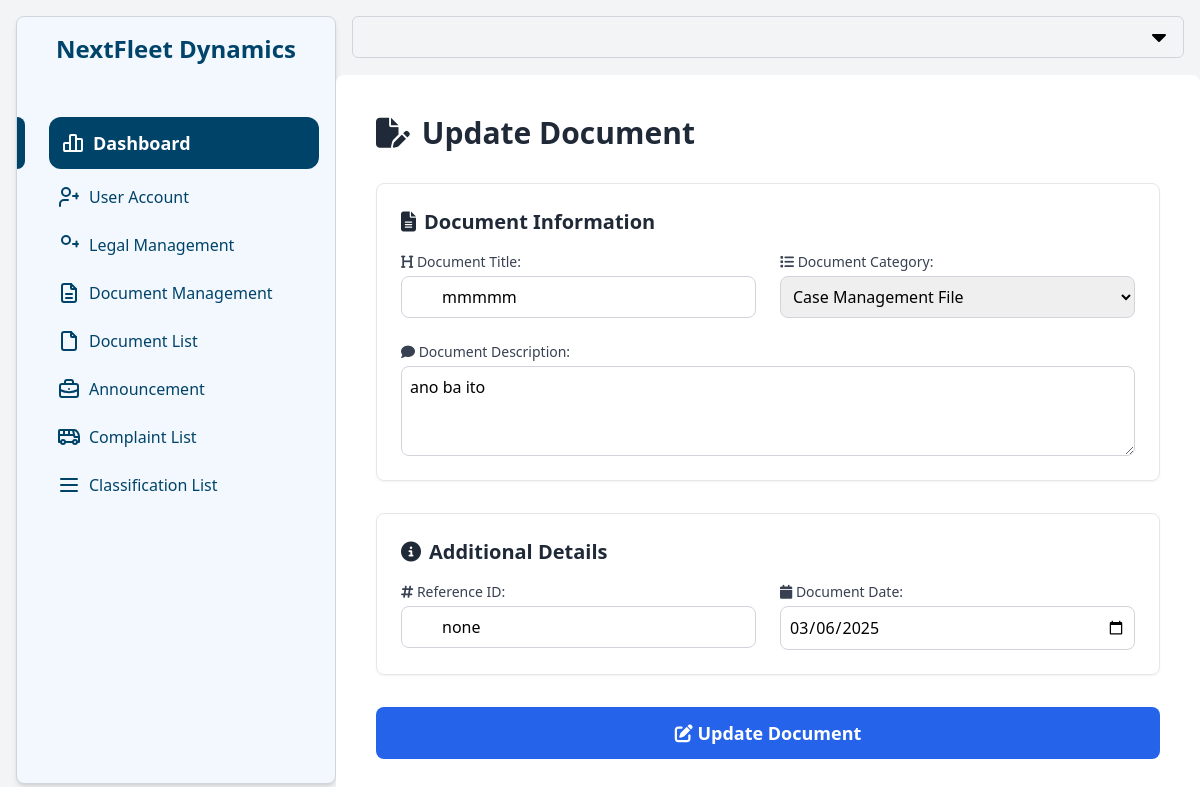
/private/admin/update_docu.php?id=2 (signed in), run on the app's committed database.
### tables this page shows
CREATE TABLE IF NOT EXISTS `case_documents` (
  `id` int UNSIGNED NOT NULL AUTO_INCREMENT,
  `document_title` varchar(255) NOT NULL,
  `document_description` text,
  `doc_type` varchar(50) NOT NULL,
  `confidential` enum('Yes','No') DEFAULT 'No',
  `file_path` varchar(255) NOT NULL,
  `reference_id` varchar(100) DEFAULT NULL,
  `document_date` date DEFAULT NULL,
  `created_at` timestamp NULL DEFAULT CURRENT_TIMESTAMP,
  `updated_at` timestamp NULL DEFAULT CURRENT_TIMESTAMP ON UPDATE CURRENT_TIMESTAMP,
  `document_password` varchar(255) DEFAULT NULL,
  PRIMARY KEY (`id`)
);

### private/admin/update_docu.php (the view, shortened to what this page needs)
<?php
include 'db_connect.php';
$message = "";
$record = null;
if ($_SERVER['REQUEST_METHOD'] !== 'POST' && isset($_GET['id'])) {
    $id = trim($_GET['id']);
    $sql = "SELECT * FROM case_documents WHERE id = ?";
    $stmt = $conn->prepare($sql);
    $stmt->bind_param("i", $id);
    $stmt->execute();
    $result = $stmt->get_result();
    if ($result && $result->num_rows > 0) {
         $record = $result->fetch_assoc();
    } else {
         $message .= "Document not found.";
    }
}
?>
<!DOCTYPE html>
<html lang="en">
<head>
  <script src="https://cdn.tailwindcss.com"></script>
  <link rel="stylesheet" href="https://cdnjs.cloudflare.com/ajax/libs/font-awesome/6.4.0/css/all.min.css">
</head>
<body class="h-screen flex bg-gray-100">
  <?php include '../../include/sidebar2.php'; ?>
  <div class="flex-1 flex flex-col">
    <?php include '../../include/topbar2.php'; ?>
    <div class="flex justify-center items-center flex-1">
      <div class="w-full max-w-4xl bg-white p-10 shadow-xl rounded-lg">
        <h2 class="text-3xl font-bold mb-8 text-gray-800 flex items-center gap-3">
          <i class="fa-solid fa-file-pen"></i> Update Document
        </h2>
        <?php if ($record): ?>
        <form action="" method="POST" class="space-y-8">
          <div class="p-6 border border-gray-200 rounded-lg shadow-sm">
            <h4 class="text-xl font-semibold mb-4 text-gray-800 flex items-center gap-2">
              <i class="fa-solid fa-file-lines"></i> Document Information
            </h4>
            <div class="grid grid-cols-1 md:grid-cols-2 gap-6">
              <div class="relative">
                <label for="documentTitle" class="block text-sm font-medium text-gray-700 mb-1">
                  <i class="fa-solid fa-heading"></i> Document Title:
                </label>
                <input type="text" name="documentTitle" id="documentTitle" value="<?= htmlspecialchars($record['document_title']) ?>" placeholder="Hal. Bus Contract, Case File" class="mt-1 block w-full pl-10 border border-gray-300 rounded-lg p-2 focus:outline-none focus:ring-2 focus:ring-blue-500" required>
              </div>
              <div>
                <label for="docType" class="block text-sm font-medium text-gray-700 mb-1">
                  <i class="fa-solid fa-list"></i> Document Category:
                </label>
                <select name="docType" id="docType" class="mt-1 block w-full border border-gray-300 rounded-lg p-2 focus:outline-none focus:ring-2 focus:ring-blue-500">
                  <option value="case" <?= $record['doc_type'] == 'case' ? 'selected' : '' ?>>Case Management File</option>
                </select>
              </div>
              <div class="md:col-span-2">
                <label for="documentDescription" class="block text-sm font-medium text-gray-700 mb-1">
                  <i class="fa-solid fa-comment"></i> Document Description:
                </label>
                <textarea name="documentDescription" id="documentDescription" rows="3" placeholder="Maikling paliwanag o nilalaman ng dokumento..." class="mt-1 block w-full border border-gray-300 rounded-lg p-2 focus:outline-none focus:ring-2 focus:ring-blue-500"><?= htmlspecialchars($record['document_description']) ?></textarea>
              </div>
            </div>
          </div>
          <div class="p-6 border border-gray-200 rounded-lg shadow-sm">
            <h4 class="text-xl font-semibold mb-4 text-gray-800 flex items-center gap-2">
              <i class="fa-solid fa-info-circle"></i> Additional Details
            </h4>
            <div class="grid grid-cols-1 md:grid-cols-2 gap-6">
              <div class="relative">
                <label for="referenceID" class="block text-sm font-medium text-gray-700 mb-1">
                  <i class="fa-solid fa-hashtag"></i> Reference ID:
                </label>
                <input type="text" name="referenceID" id="referenceID" value="<?= htmlspecialchars($record['reference_id']) ?>" placeholder="Optional reference or case number" class="mt-1 block w-full pl-10 border border-gray-300 rounded-lg p-2 focus:outline-none focus:ring-2 focus:ring-blue-500">
              </div>
              <div class="relative">
                <label for="documentDate" class="block text-sm font-medium text-gray-700 mb-1">
                  <i class="fa-solid fa-calendar"></i> Document Date:
                </label>
                <input type="date" name="documentDate" id="documentDate" value="<?= htmlspecialchars($record['document_date']) ?>" class="mt-1 block w-full border border-gray-300 rounded-lg p-2 focus:outline-none focus:ring-2 focus:ring-blue-500">
              </div>
            </div>
          </div>
          <div>
            <button type="submit" class="w-full bg-blue-600 text-white py-3 rounded-lg hover:bg-blue-700 transition duration-200 text-lg font-semibold">
              <i class="fa-solid fa-pen-to-square"></i> Update Document
            </button>
          </div>
        </form>
        <?php else: ?>
          <p class="text-center text-gray-600">Document not found.</p>
        <?php endif; ?>
      </div>
    </div>
  </div>
</body>
</html>

### data on the page
case_documents: documentTitle "mmmmm", docType "Case Management File", documentDescription "ano ba ito", referenceID "none", documentDate "03/06/2025"
